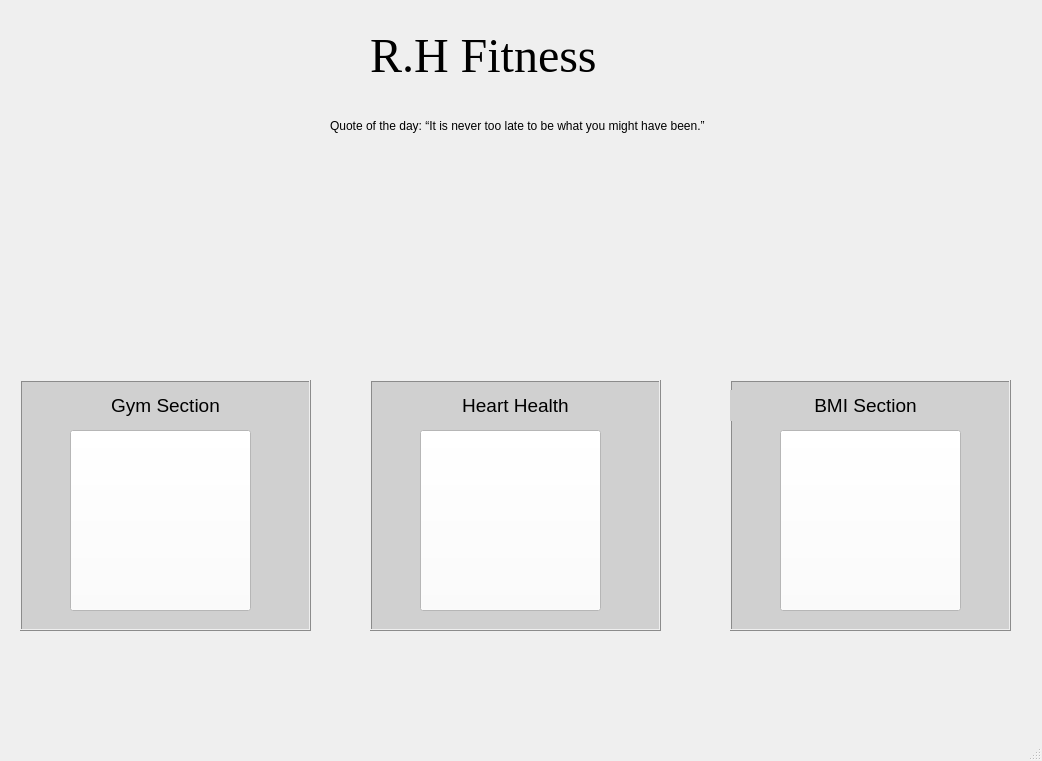
<?xml version="1.0" encoding="UTF-8"?>
<ui version="4.0">
 <class>mainwindow</class>
 <widget class="QMainWindow" name="mainwindow">
  <property name="geometry">
   <rect>
    <x>0</x>
    <y>0</y>
    <width>1042</width>
    <height>761</height>
   </rect>
  </property>
  <property name="minimumSize">
   <size>
    <width>1042</width>
    <height>761</height>
   </size>
  </property>
  <property name="maximumSize">
   <size>
    <width>1042</width>
    <height>761</height>
   </size>
  </property>
  <property name="windowTitle">
   <string>MainWindow</string>
  </property>
  <property name="layoutDirection">
   <enum>Qt::LeftToRight</enum>
  </property>
  <property name="styleSheet">
   <string notr="true"/>
  </property>
  <widget class="QWidget" name="centralwidget">
   <widget class="QLabel" name="title_lbl">
    <property name="geometry">
     <rect>
      <x>370</x>
      <y>10</y>
      <width>350</width>
      <height>91</height>
     </rect>
    </property>
    <property name="font">
     <font>
      <family>Georgia</family>
      <pointsize>36</pointsize>
     </font>
    </property>
    <property name="layoutDirection">
     <enum>Qt::LeftToRight</enum>
    </property>
    <property name="text">
     <string>R.H Fitness</string>
    </property>
   </widget>
   <widget class="QLabel" name="quote_lbl">
    <property name="geometry">
     <rect>
      <x>330</x>
      <y>100</y>
      <width>411</width>
      <height>51</height>
     </rect>
    </property>
    <property name="styleSheet">
     <string notr="true"/>
    </property>
    <property name="text">
     <string>Quote of the day: “It is never too late to be what you might have been.”</string>
    </property>
   </widget>
   <widget class="QFrame" name="g_s_frame">
    <property name="geometry">
     <rect>
      <x>20</x>
      <y>380</y>
      <width>291</width>
      <height>251</height>
     </rect>
    </property>
    <property name="autoFillBackground">
     <bool>false</bool>
    </property>
    <property name="styleSheet">
     <string notr="true">background-color: rgb(208, 208, 208);</string>
    </property>
    <property name="frameShape">
     <enum>QFrame::Box</enum>
    </property>
    <property name="frameShadow">
     <enum>QFrame::Raised</enum>
    </property>
    <widget class="QLabel" name="g_s_title_lbl">
     <property name="geometry">
      <rect>
       <x>10</x>
       <y>10</y>
       <width>271</width>
       <height>31</height>
      </rect>
     </property>
     <property name="font">
      <font>
       <pointsize>14</pointsize>
      </font>
     </property>
     <property name="text">
      <string>Gym Section</string>
     </property>
     <property name="alignment">
      <set>Qt::AlignCenter</set>
     </property>
    </widget>
    <widget class="QPushButton" name="g_s_btn">
     <property name="geometry">
      <rect>
       <x>50</x>
       <y>50</y>
       <width>181</width>
       <height>181</height>
      </rect>
     </property>
     <property name="styleSheet">
      <string notr="true">background-color: rgb(255, 255, 255);</string>
     </property>
     <property name="text">
      <string/>
     </property>
     <property name="icon">
      <iconset>
       <normaloff>../../Pictures/muscle_pic_gui_new.png</normaloff>../../Pictures/muscle_pic_gui_new.png</iconset>
     </property>
     <property name="iconSize">
      <size>
       <width>160</width>
       <height>160</height>
      </size>
     </property>
    </widget>
   </widget>
   <widget class="QFrame" name="bmi_frame">
    <property name="geometry">
     <rect>
      <x>730</x>
      <y>380</y>
      <width>281</width>
      <height>251</height>
     </rect>
    </property>
    <property name="autoFillBackground">
     <bool>false</bool>
    </property>
    <property name="styleSheet">
     <string notr="true">background-color: rgb(208, 208, 208);</string>
    </property>
    <property name="frameShape">
     <enum>QFrame::Box</enum>
    </property>
    <property name="frameShadow">
     <enum>QFrame::Raised</enum>
    </property>
    <widget class="QPushButton" name="bmi_btn">
     <property name="geometry">
      <rect>
       <x>50</x>
       <y>50</y>
       <width>181</width>
       <height>181</height>
      </rect>
     </property>
     <property name="styleSheet">
      <string notr="true">background-color: rgb(255, 255, 255);</string>
     </property>
     <property name="text">
      <string/>
     </property>
     <property name="icon">
      <iconset>
       <normaloff>../../Pictures/bmi_image_gui.png</normaloff>../../Pictures/bmi_image_gui.png</iconset>
     </property>
     <property name="iconSize">
      <size>
       <width>200</width>
       <height>170</height>
      </size>
     </property>
    </widget>
    <widget class="QLabel" name="bmi_title_lbl">
     <property name="geometry">
      <rect>
       <x>0</x>
       <y>10</y>
       <width>271</width>
       <height>31</height>
      </rect>
     </property>
     <property name="font">
      <font>
       <pointsize>14</pointsize>
      </font>
     </property>
     <property name="text">
      <string>BMI Section</string>
     </property>
     <property name="alignment">
      <set>Qt::AlignCenter</set>
     </property>
    </widget>
   </widget>
   <widget class="QFrame" name="h_h_frame">
    <property name="geometry">
     <rect>
      <x>370</x>
      <y>380</y>
      <width>291</width>
      <height>251</height>
     </rect>
    </property>
    <property name="autoFillBackground">
     <bool>false</bool>
    </property>
    <property name="styleSheet">
     <string notr="true">QFrame {
background-color: rgb(208, 208, 208);
}</string>
    </property>
    <property name="frameShape">
     <enum>QFrame::Box</enum>
    </property>
    <property name="frameShadow">
     <enum>QFrame::Raised</enum>
    </property>
    <widget class="QLabel" name="h_h_title_lbl">
     <property name="geometry">
      <rect>
       <x>10</x>
       <y>10</y>
       <width>271</width>
       <height>31</height>
      </rect>
     </property>
     <property name="font">
      <font>
       <pointsize>14</pointsize>
      </font>
     </property>
     <property name="text">
      <string>Heart Health</string>
     </property>
     <property name="alignment">
      <set>Qt::AlignCenter</set>
     </property>
    </widget>
    <widget class="QPushButton" name="h_h_btn">
     <property name="geometry">
      <rect>
       <x>50</x>
       <y>50</y>
       <width>181</width>
       <height>181</height>
      </rect>
     </property>
     <property name="styleSheet">
      <string notr="true">background-color: rgb(255, 255, 255);</string>
     </property>
     <property name="text">
      <string/>
     </property>
     <property name="icon">
      <iconset>
       <normaloff>../../Pictures/heart_health_gui.png</normaloff>../../Pictures/heart_health_gui.png</iconset>
     </property>
     <property name="iconSize">
      <size>
       <width>150</width>
       <height>150</height>
      </size>
     </property>
    </widget>
   </widget>
  </widget>
  <widget class="QMenuBar" name="menubar">
   <property name="geometry">
    <rect>
     <x>0</x>
     <y>0</y>
     <width>1042</width>
     <height>26</height>
    </rect>
   </property>
  </widget>
  <widget class="QStatusBar" name="statusbar"/>
 </widget>
 <resources/>
 <connections/>
</ui>
